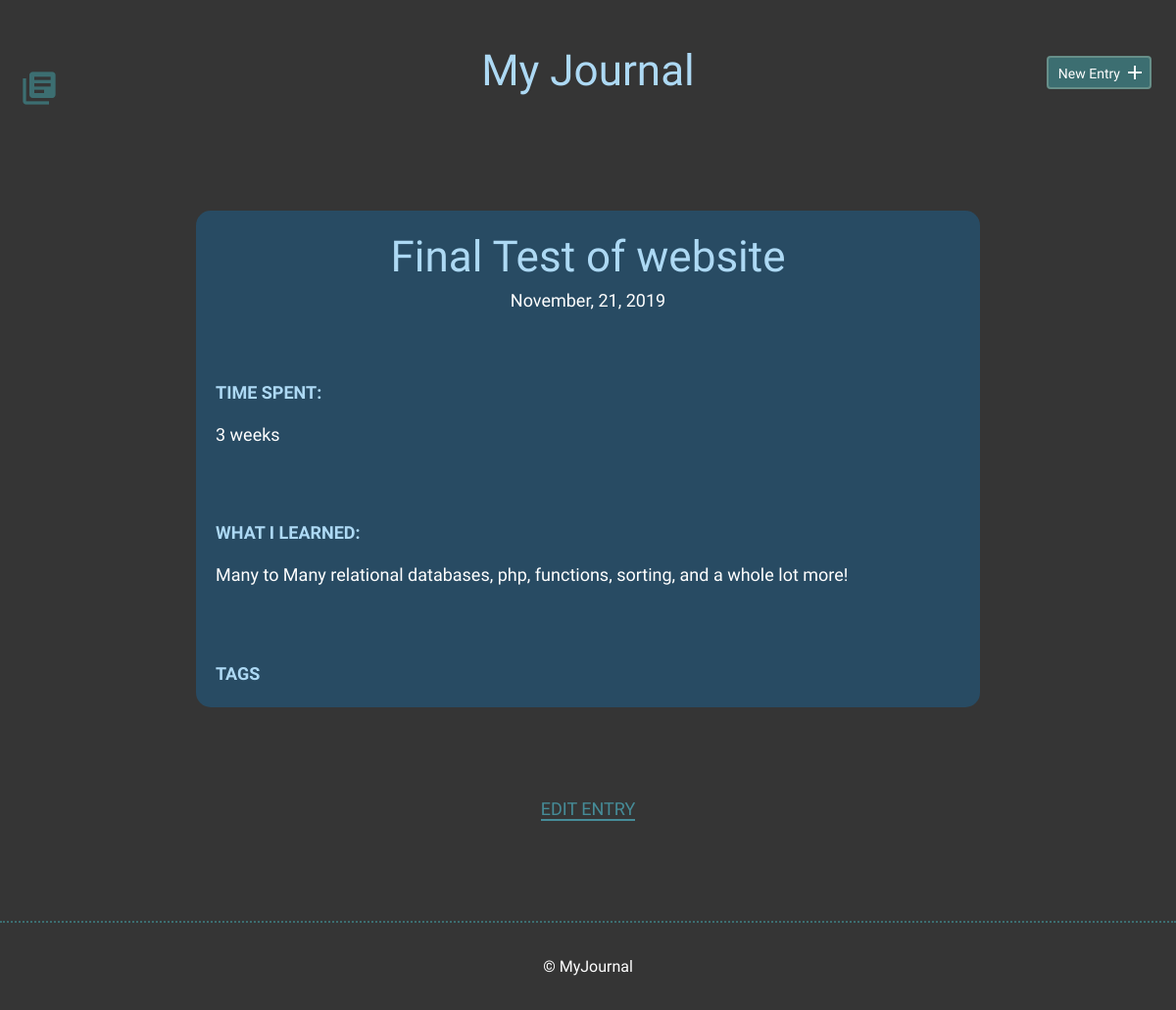
The app's page /detail.php?id=9 with its own data.
### tables this page shows
CREATE TABLE "entries" (
	`id`	INTEGER,
	`title`	TEXT,
	`date`	TEXT,
	`time_spent`	INTEGER,
	`learned`	BLOB,
	`resources`	BLOB,
	PRIMARY KEY(`id`)
);

### inc/functions.php (called while the page is built, shortened)
<?php
function get_entry_by_id($id){
    include ("connection.php");
    try {
        $sql = "SELECT * FROM entries WHERE id = :id";
        $stmt = $db->prepare($sql);
        $stmt->bindParam(':id',$id,PDO::PARAM_INT);
        $stmt->execute();
        $results = $stmt->fetch(PDO::FETCH_ASSOC);
        return $results;
    } catch (Exception $e) {
        echo "Unable to query DB" . $e->getMessage();
        die();
    }
}
?>

### detail.php (the view, shortened to what this page needs)
<?php
include ("inc/header.php");
if ('GET' == $_SERVER['REQUEST_METHOD']) {
    if (isset($_GET['id'])) {
        $entryId = filter_input(INPUT_GET, 'id', FILTER_SANITIZE_NUMBER_INT);
    } else {
        header('location: index.php');
    }
}
$currentEntry = get_entry_by_id($entryId);
?>
        <section>
            <div class="container">
                <div class="entry-list single">
                    <article>
                        <h1><?php echo $currentEntry['title']; ?></h1>
                        <time datetime="<?php echo $currentEntry['date']; ?>"><?php echo date('F, d, Y', strtotime($currentEntry['date'])); ?></time>
                        <div class="entry">
                            <h3>Time Spent: </h3>
                            <p><?php echo $currentEntry['time_spent']; ?></p>
                        </div>
                        <div class="entry">
                            <h3>What I Learned:</h3>
                            <p><?php echo $currentEntry['learned']; ?></p>
                        </div>
                          <div class="entry">
                          <h3>Tags</h3>
                              </div>
                    </article>
                </div>
            </div>
            <div class="edit">
                <p><a href="edit.php?id=<?php echo $entryId; ?>">Edit Entry</a></p>
            </div>
        </section>
<?php include ("inc/footer.php"); ?>

### css/site.css (style rules this page uses)
body { font-size: 16px; background-color: #353535; color: #FFFFFF; font-family: 'Cousine', serif; font-weight: 400; }
.container { margin: 0 auto; padding: 0 25px; }
h1, h2, h3 { margin: 0; font-weight: 400; line-height: 1em; color: #ADD9F4; }
h1 { font-size: 44px; margin-bottom: 12px; }
h3 { font-size: 18px; font-family: 'Work Sans', serif; font-weight: 600; text-transform: uppercase; }
p { line-height: 1.8em; font-size: 18px; }
p a { border-bottom: 2px solid #468C98; padding: 0; color: #468C98; text-decoration: none; }
article { background-color: #284B63; padding: 25px 0; border-radius: 15px; }
.entry-list, .edit-entry, .new-entry { max-width: 800px; margin: 0 auto; padding: 70px 0 150px 0; }
.entry-list article { margin-bottom: 70px; text-align: center; }
.entry-list article:last-child { margin-bottom: 0; }
.entry-list.single { padding-bottom: 70px; }
.entry-list.single time { font-size: 18px; }
.entry { max-width: 800px; margin: 75px 20px 0 20px; text-align: left; }
.entry p { margin-bottom: 40px; }
.edit { padding-bottom: 80px; text-align: center; margin: 0 auto; }
.edit a { font-weight: 400; text-transform: uppercase; font-size: 18px; }

### records on screen
entries: title "Final Test of website", date "November, 21, 2019", time_spent "3 weeks", learned "Many to Many relational databases, php, functions, sorting, and a whole lot more!"
